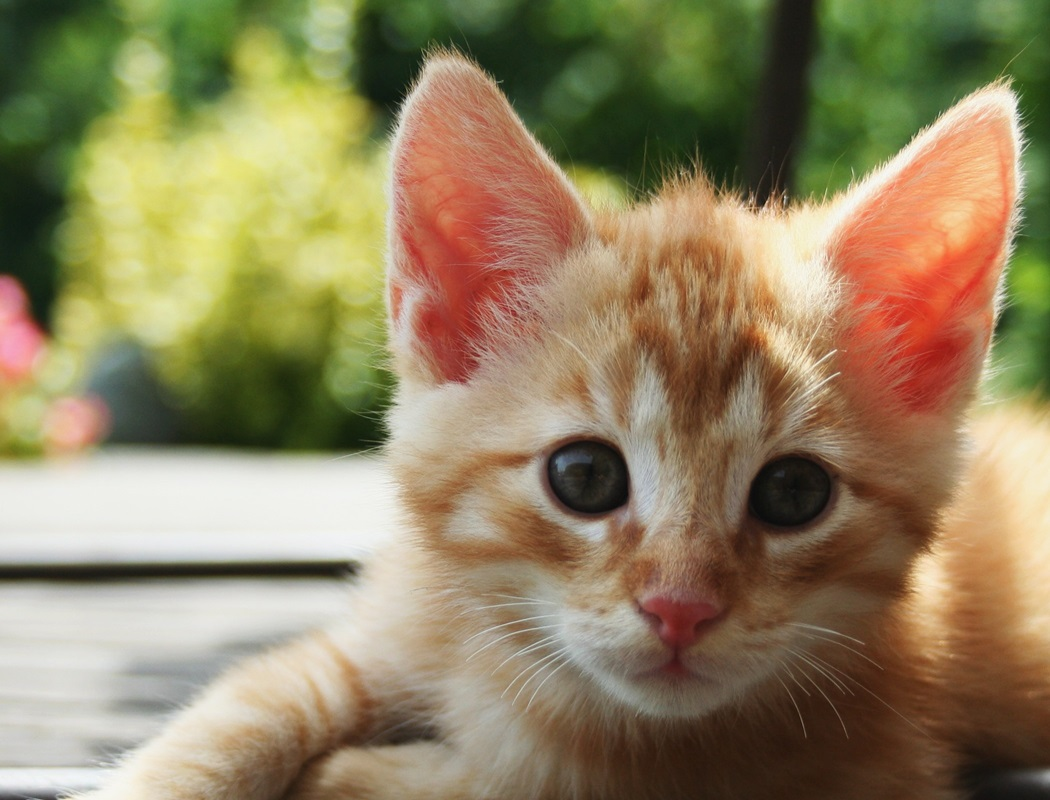
#> input picture IVP7/Assignment1/Kitten.jpeg, 1050 x 800 px
$ python rotation.py
#> lines starting #> are read from the running program, lines starting #| are printed output that depends on the picture
import cv2
import numpy as np

# Load an image from file
image = cv2.imread('Kitten.jpeg')
#> image is the input picture: shape (800, 1050, 3); mean B, G, R 96.5, 131.2, 145.3

# Ensure the image is not None
if image is not None:
    # Define the rotation angle
    angle = 45

    # Rotate the image
    rows, cols, _ = image.shape
#> rows = 800; cols = 1050
    rotation_matrix = cv2.getRotationMatrix2D((cols / 2, rows / 2), angle, 1)
    rotated_image = cv2.warpAffine(image, rotation_matrix, (cols, rows))
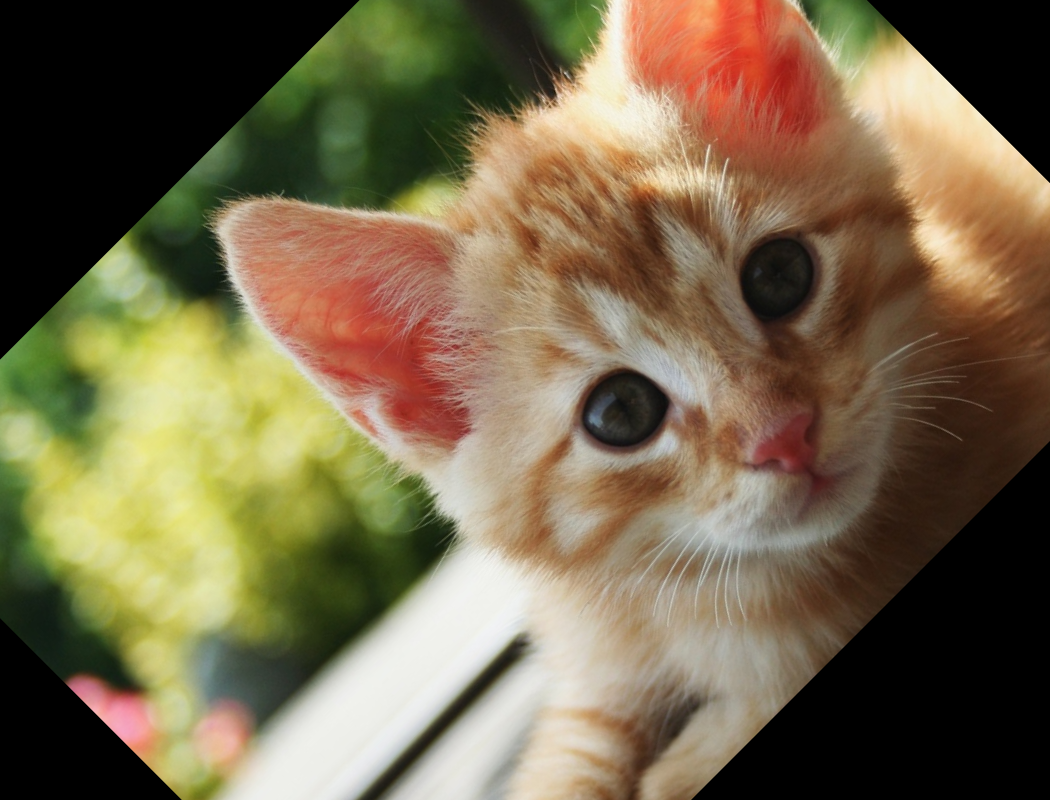
#> rotated_image: shape (800, 1050, 3); mean B, G, R 75.6, 104.2, 118.3

    # Display the original and rotated images (optional)
    cv2.imshow('Original Image', image)
    cv2.imshow('Rotated Image', rotated_image)

    # Save the rotated image
    cv2.imwrite('rotated_image.jpg', rotated_image)

    # Wait for a key press and close windows
    cv2.waitKey(0)
    cv2.destroyAllWindows()
else:
    print("Error loading the image.")
